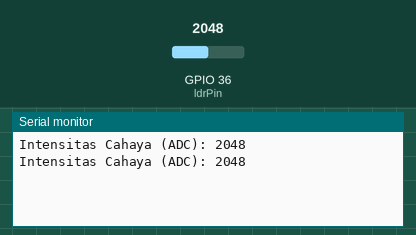
The sketch below on a simulated ESP32. On the bench: the last lines printed to the serial monitor. The inputs (shaded band) are chosen by the test bench; at power-on: GPIO 36 (ldrPin) = 2048.

Above: at 1.8 s.
1.9 s: GPIO 36 (ldrPin) set to 2866
At 2.3 s:
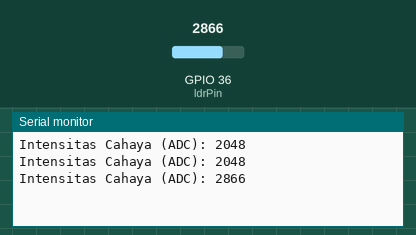
3.4 s: GPIO 36 (ldrPin) set to 3603
At 4.8 s:
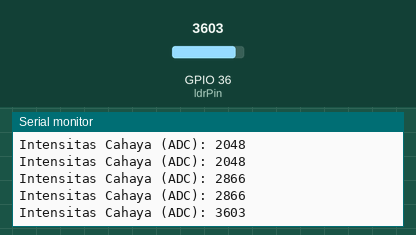
Timing chart, 0 to 6.4 s (numbered marks = the images above; inputs shaded):
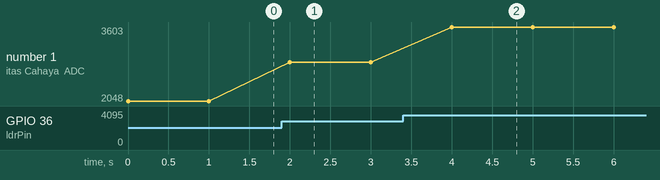

Measured:
- after the input at 1.9 s, the serial monitor: prints a new line after 0.10 s (image 1)
- after the input at 3.4 s, the serial monitor: prints a new line after 0.60 s (image 2)
- plotted number 1: 2048 → 2866 after the input at 1.9 s, 2866 → 3603 after the input at 3.4 s

The sketch:

sketch.ino
```cpp
const byte ldrPin = A0;

void setup() {
  Serial.begin(115200);
}

void loop() {
  int ldrValue = analogRead(ldrPin);

  Serial.print("Intensitas Cahaya (ADC): ");
  Serial.println(ldrValue);

  delay(1000);
}
```
